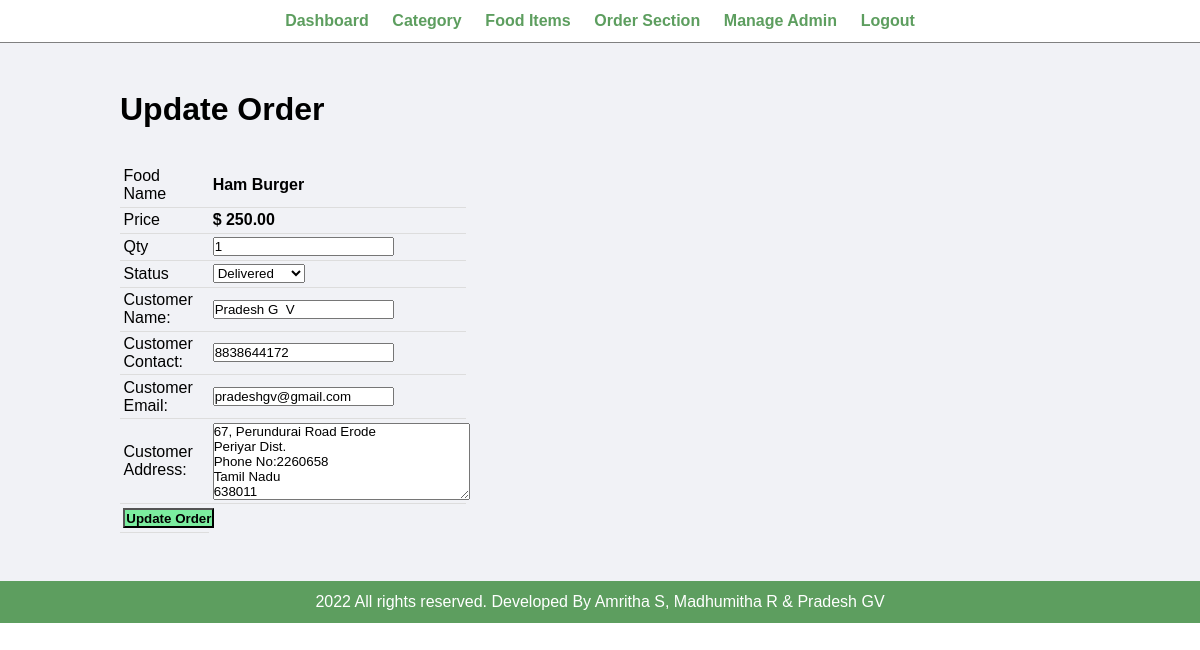
The page /admin/update-order.php?id=13 (signed in) on the database its author committed.
### tables this page shows
CREATE TABLE `tbl_order` (
  `id` int(10) UNSIGNED NOT NULL,
  `food` varchar(150) NOT NULL,
  `price` decimal(10,2) NOT NULL,
  `qty` int(11) NOT NULL,
  `total` decimal(10,2) NOT NULL,
  `order_date` datetime NOT NULL,
  `status` varchar(50) NOT NULL,
  `customer_name` varchar(150) NOT NULL,
  `customer_contact` varchar(20) NOT NULL,
  `customer_email` varchar(150) NOT NULL,
  `customer_address` varchar(255) NOT NULL
);

### admin/update-order.php (the view, shortened to what this page needs)
<?php include('partials/menu.php'); ?>
<div class="main-content">
    <div class="wrapper">
        <h1>Update Order</h1>
        <br><br>
        <?php
            if(isset($_GET['id']))
            {
                $id=$_GET['id'];
                $sql = "SELECT * FROM tbl_order WHERE id=$id";
                $res = mysqli_query($conn, $sql);
                $count = mysqli_num_rows($res);
                if($count==1)
                {
                    $row=mysqli_fetch_assoc($res);
                    $food = $row['food'];
                    $price = $row['price'];
                    $qty = $row['qty'];
                    $status = $row['status'];
                    $customer_name = $row['customer_name'];
                    $customer_contact = $row['customer_contact'];
                    $customer_email = $row['customer_email'];
                    $customer_address= $row['customer_address'];
                }
                else
                {
                    header('location:../admin/manage-order.php');
                }
            }
            else
            {
                header('location:../admin/manage-order.php');
            }
        ?>
        <form action="" method="POST">
            <table class="tbl-30">
                <tr>
                    <td>Food Name</td>
                    <td><b> <?php echo $food; ?> </b></td>
                </tr>
                <tr>
                    <td>Price</td>
                    <td>
                        <b> $ <?php echo $price; ?></b>
                    </td>
                </tr>
                <tr>
                    <td>Qty</td>
                    <td>
                        <input type="number" name="qty" value="<?php echo $qty; ?>">
                    </td>
                </tr>
                <tr>
                    <td>Status</td>
                    <td>
                        <select name="status">
                            <option <?php if($status=="Delivered"){echo "selected";} ?> value="Delivered">Delivered</option>
                        </select>
                    </td>
                </tr>
                <tr>
                    <td>Customer Name: </td>
                    <td>
                        <input type="text" name="customer_name" value="<?php echo $customer_name; ?>">
                    </td>
                </tr>
                <tr>
                    <td>Customer Contact: </td>
                    <td>
                        <input type="text" name="customer_contact" value="<?php echo $customer_contact; ?>">
                    </td>
                </tr>
                <tr>
                    <td>Customer Email: </td>
                    <td>
                        <input type="text" name="customer_email" value="<?php echo $customer_email; ?>">
                    </td>
                </tr>
                <tr>
                    <td>Customer Address: </td>
                    <td>
                        <textarea name="customer_address" cols="30" rows="5"><?php echo $customer_address; ?></textarea>
                    </td>
                </tr>
                <tr>
                    <td clospan="2">
                        <input type="submit" name="submit" value="Update Order" class="btn-secondary">
                    </td>
                </tr>
            </table>
        </form>
    </div>
</div>
<?php include('partials/footer.php'); ?>

### css/admin.css (style rules this page uses)
* { margin: 0; padding: 0; font-family: Arial, Helvetica, sans-serif; }
.wrapper { padding: 1%; width: 80%; margin: 0 auto; }
.tbl-30 { width: 30%; }
table { border-collapse: collapse; width: 100%; }
th, td { padding: 8px; text-align: left; border-bottom: 1px solid #ddd; }
table tr td { padding: 1%; }
.btn-secondary { background-color: #7bed9f; padding: 1%; color: black; text-decoration: none; font-weight: bold; }
.main-content { background-color: #f1f2f6; padding: 3% 0; }

### rows shown on the page
tbl_order: food "Ham Burger", price "250.00", qty "1", status "Delivered", customer_name "Pradesh G V", customer_contact "8838644172", customer_email "pradeshgv@gmail.com", customer_address "67, Perundurai Road Erode Periyar Dist. Phone No:2260658 Tamil Nadu 638011"
